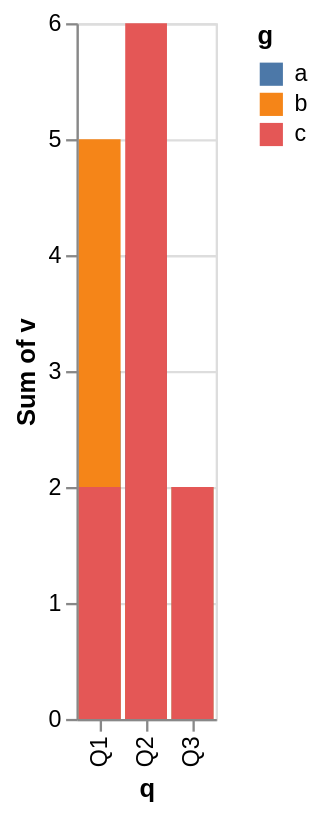

Express this chart as Vega-Lite.
### Vega-Lite specification from a JSON file in a GitHub repository (floating-point values rounded to 4 significant figures)
{"data": {"values": [{"q": "Q1", "g": "a", "v": 3}, {"q": "Q1", "g": "b", "v": 5}, {"q": "Q1", "g": "c", "v": 2}, {"q": "Q2", "g": "a", "v": 4}, {"q": "Q2", "g": "b", "v": 1}, {"q": "Q2", "g": "c", "v": 6}, {"q": "Q3", "g": "a", "v": 2}, {"q": "Q3", "g": "b", "v": 2}, {"q": "Q3", "g": "c", "v": 2}]}, "mark": "bar", "encoding": {"x": {"field": "q", "type": "nominal"}, "y": {"aggregate": "sum", "field": "v", "type": "quantitative", "stack": null}, "color": {"field": "g", "type": "nominal"}}}
